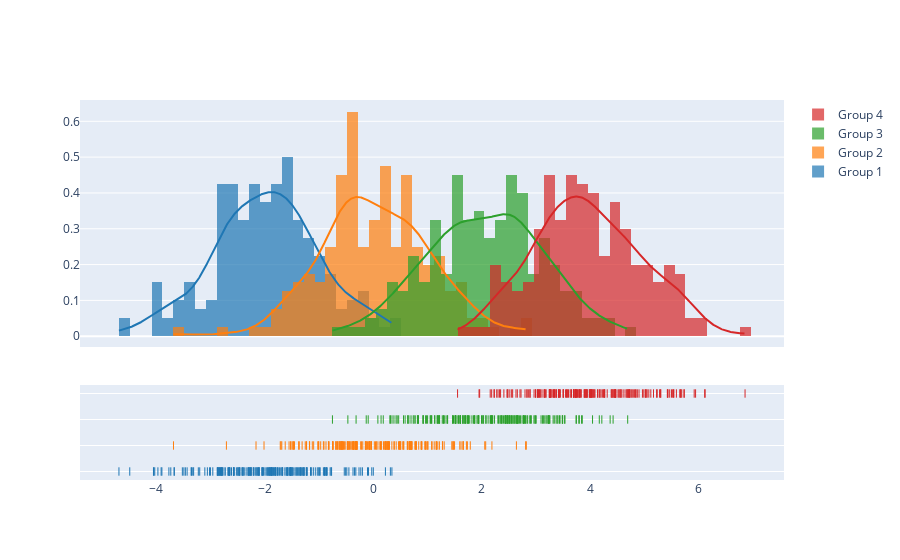

The notebook cell this image was saved under:
### Code cell
import plotly.figure_factory as ff

# Add histogram data
x1 = np.random.randn(200) - 2
x2 = np.random.randn(200)
x3 = np.random.randn(200) + 2
x4 = np.random.randn(200) + 4

# Group data together
hist_data = [x1, x2, x3, x4]

group_labels = ['Group 1', 'Group 2', 'Group 3', 'Group 4']

# Create distplot with custom bin_size
fig = ff.create_distplot(hist_data, group_labels, bin_size=.2)
fig.show()

### Figure 1 — Plotly figure (JSON) as saved in the notebook; plotly's stock layout.template omitted (floating-point values rounded to 4 significant figures; data arrays with more than 128 entries replaced by an {"elided": "..."} marker saying what was removed)
{"data": [{"autobinx": false, "histnorm": "probability density", "legendgroup": "Group 1", "marker": {"color": "rgb(31, 119, 180)"}, "name": "Group 1", "opacity": 0.7, "type": "histogram", "x": {"elided": "200 float values"}, "xaxis": "x", "xbins": {"end": 0.345, "size": 0.2, "start": -4.685}, "yaxis": "y"}, {"autobinx": false, "histnorm": "probability density", "legendgroup": "Group 2", "marker": {"color": "rgb(255, 127, 14)"}, "name": "Group 2", "opacity": 0.7, "type": "histogram", "x": {"elided": "200 float values"}, "xaxis": "x", "xbins": {"end": 2.822, "size": 0.2, "start": -3.68}, "yaxis": "y"}, {"autobinx": false, "histnorm": "probability density", "legendgroup": "Group 3", "marker": {"color": "rgb(44, 160, 44)"}, "name": "Group 3", "opacity": 0.7, "type": "histogram", "x": {"elided": "200 float values"}, "xaxis": "x", "xbins": {"end": 4.69, "size": 0.2, "start": -0.7507}, "yaxis": "y"}, {"autobinx": false, "histnorm": "probability density", "legendgroup": "Group 4", "marker": {"color": "rgb(214, 39, 40)"}, "name": "Group 4", "opacity": 0.7, "type": "histogram", "x": {"elided": "200 float values"}, "xaxis": "x", "xbins": {"end": 6.853, "size": 0.2, "start": 1.555}, "yaxis": "y"}, {"legendgroup": "Group 1", "marker": {"color": "rgb(31, 119, 180)"}, "mode": "lines", "name": "Group 1", "showlegend": false, "type": "scatter", "x": {"elided": "500 float values"}, "xaxis": "x", "y": {"elided": "500 float values"}, "yaxis": "y"}, {"legendgroup": "Group 2", "marker": {"color": "rgb(255, 127, 14)"}, "mode": "lines", "name": "Group 2", "showlegend": false, "type": "scatter", "x": {"elided": "500 float values"}, "xaxis": "x", "y": {"elided": "500 float values"}, "yaxis": "y"}, {"legendgroup": "Group 3", "marker": {"color": "rgb(44, 160, 44)"}, "mode": "lines", "name": "Group 3", "showlegend": false, "type": "scatter", "x": {"elided": "500 float values"}, "xaxis": "x", "y": {"elided": "500 float values"}, "yaxis": "y"}, {"legendgroup": "Group 4", "marker": {"color": "rgb(214, 39, 40)"}, "mode": "lines", "name": "Group 4", "showlegend": false, "type": "scatter", "x": {"elided": "500 float values"}, "xaxis": "x", "y": {"elided": "500 float values"}, "yaxis": "y"}, {"legendgroup": "Group 1", "marker": {"color": "rgb(31, 119, 180)", "symbol": "line-ns-open"}, "mode": "markers", "name": "Group 1", "showlegend": false, "type": "scatter", "x": {"elided": "200 float values"}, "xaxis": "x", "y": {"elided": "200 str values"}, "yaxis": "y2"}, {"legendgroup": "Group 2", "marker": {"color": "rgb(255, 127, 14)", "symbol": "line-ns-open"}, "mode": "markers", "name": "Group 2", "showlegend": false, "type": "scatter", "x": {"elided": "200 float values"}, "xaxis": "x", "y": {"elided": "200 str values"}, "yaxis": "y2"}, {"legendgroup": "Group 3", "marker": {"color": "rgb(44, 160, 44)", "symbol": "line-ns-open"}, "mode": "markers", "name": "Group 3", "showlegend": false, "type": "scatter", "x": {"elided": "200 float values"}, "xaxis": "x", "y": {"elided": "200 str values"}, "yaxis": "y2"}, {"legendgroup": "Group 4", "marker": {"color": "rgb(214, 39, 40)", "symbol": "line-ns-open"}, "mode": "markers", "name": "Group 4", "showlegend": false, "type": "scatter", "x": {"elided": "200 float values"}, "xaxis": "x", "y": {"elided": "200 str values"}, "yaxis": "y2"}], "layout": {"barmode": "overlay", "hovermode": "closest", "legend": {"traceorder": "reversed"}, "xaxis": {"anchor": "y2", "domain": [0.0, 1.0], "zeroline": false}, "yaxis": {"anchor": "free", "domain": [0.35, 1], "position": 0.0}, "yaxis2": {"anchor": "x", "domain": [0, 0.25], "dtick": 1, "showticklabels": false}}}
